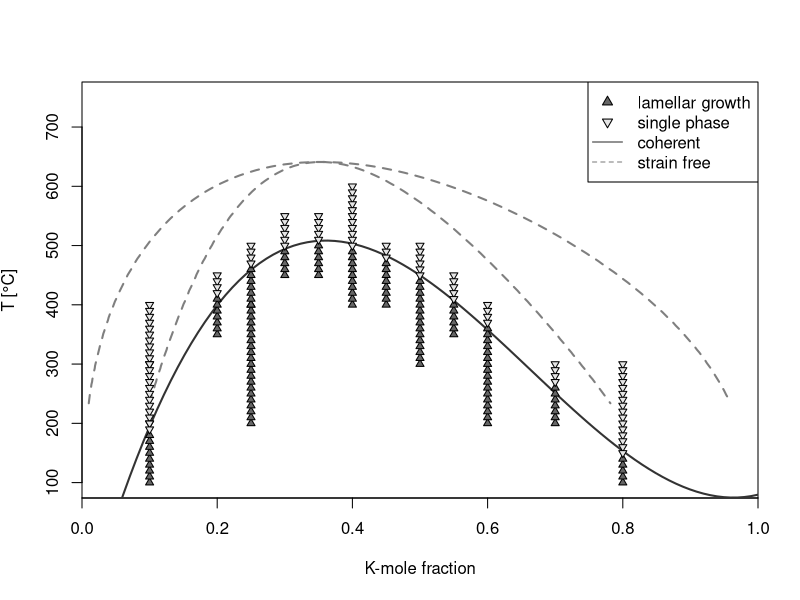

Generate this figure with R:
# making t-c space raw data plot
# making fitted_param.csv
setwd("/home/tan/Documents/work/phase_filed/")

library(magrittr)

strain_free <- read.csv("tc_space/strain_free_spinode_binode.csv")
d <- read.csv("tc_space/tc_space.csv")
d_growth = d[d$div1 < d$div2,]
d_growth <- d_growth[order(d_growth$t), ]
d_decline = d[d$div1 > d$div2,]
d_decline <- d_decline[rev(order(d_decline$t)), ]

res = data.frame(c0 =c(), transition_t=c())
for(c0 in unique(c(d_decline$c0, d_growth$c0))) {
    du = d_decline[d_decline$c0 == c0,]
    dd = d_growth[d_growth$c0 == c0,]
    res = rbind(
        res,
        data.frame(
            c0 = c0,
            transition_t = (min(du$t) + max(dd$t)) / 2
        )
    )
}

fit = lm(transition_t ~ I(c0^3)+I(c0^2)+c0+1, data=res)
write.csv(summary(fit)$coefficients,"tc_space/fitted_param.csv")
a0 = summary(fit)$coefficients[1,1]
a3 = summary(fit)$coefficients[2,1]
a2 = summary(fit)$coefficients[3,1]
a1 = summary(fit)$coefficients[4,1]

c = seq(0,1,length=100)
fitted <- (function(x) a3*x^3 + a2*x^2 + a1*x + a0)(c)

pdf(width=5, height=7, "tc_space/tc_space_raw.pdf")
plot(
    NA, NA,
    xlim=c(0,1),ylim=c(100,750),
    xlab = "K-mole fraction",
    ylab = expression(T~"[\u00B0C]"),
    xaxs="i",
    )
lines(c, fitted,
    lwd=2,
    col="grey20"
    )
lines(strain_free$sp_c, strain_free$t,
lwd=2,
col="grey50",
lty="dashed"
)
lines(strain_free$bi_c, strain_free$t,
lwd=2,
col="grey50",
lty="dashed"
)
points(
 d_growth$c0,
 d_growth$t,
 pch=24,
 bg="grey40",
 cex=.8
 )
points(
 d_decline$c0,
 d_decline$t,
 pch=25,
 bg="grey90",
 cex=.8
)
legend("topright",
legend=c("lamellar growth","single phase","coherent","strain free"),
    pch = c(24,25,NA,NA),
    pt.bg = c("grey40","grey90","",""),
    col= c("black","black","grey20","grey50"),
    lty = c(NA,NA,"solid", "dashed"),
    bg = "white"
)
dev.off()

max(fitted)
c[which.max(fitted)]
# 0.3636
# 508 C

max_strain_free = strain_free[which.max(strain_free$t),]
print("-------- delta T is ---------")
print(max_strain_free$t - max(fitted))
# delta_T = 132.6 C


